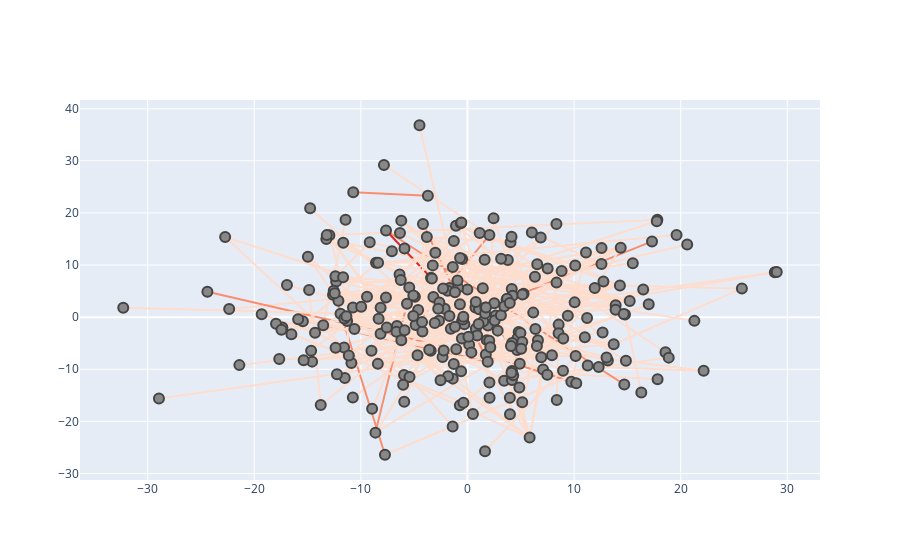

Notebook code cell kept with this figure:
### Code cell
configure_plotly_browser_state()
plotNetwork(youtubeGraph)
